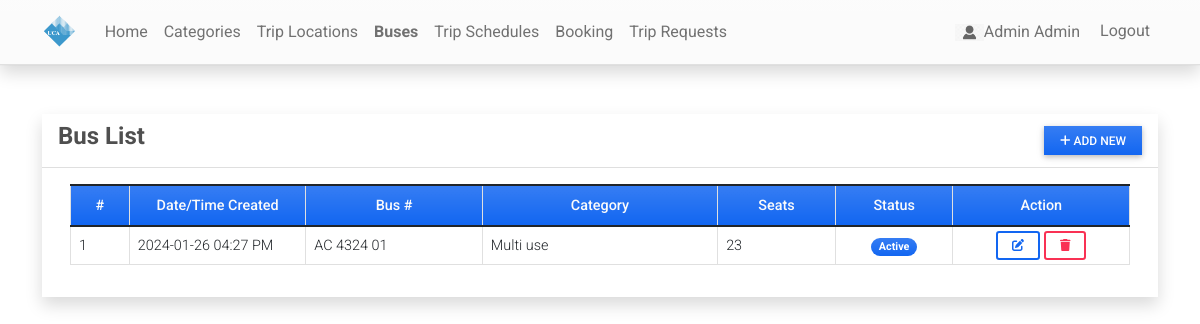
Page /bus (signed in) on the committed database.
### reservationApp/models.py (models this page shows)
class Bus(models.Model):
    category = models.ForeignKey(Category,on_delete=models.CASCADE, blank= True, null = True)
    bus_number = models.CharField(max_length=250)
    seats = models.FloatField(max_length=5, default=0)
    status = models.CharField(max_length=2, choices=(('1','Active'),('2','Inactive')), default=1)
    date_created = models.DateTimeField(default=timezone.now)
    date_updated = models.DateTimeField(auto_now=True)
    def __str__(self):
        return self.bus_number

class Category(models.Model):
    name = models.CharField(max_length=250)
    description = models.TextField()
    status = models.CharField(max_length=2, choices=(('1','Active'),('2','Inactive')), default=1)
    date_created = models.DateTimeField(default=timezone.now)
    date_updated = models.DateTimeField(auto_now=True)
    def __str__(self):
        return self.name

### reservationApp/views.py (the view)
# urls.py: path('bus',views.bus_mgt,name='bus-page'),
@user_passes_test(admin_check)
def bus_mgt(request):
    context['page_title'] = "Buses"
    buses = Bus.objects.all()
    context['buses'] = buses
    return render(request, 'bus_mgt.html', context)

### reservationApp/views.py (called while the page is built)
def admin_check(user):
    return user.is_staff

### reservationApp/templates/bus_mgt.html (shortened to what this page needs)
{% extends 'base.html' %} {% load humanize %} {% block pageContent %}
<div class="col-lg-12 col-md-12 col-sm-12 col-xs-12">
    <div class="card card-default rounded-0 shadow ">
        <div class="card-header">
            <div class="d-flex w-100 align-items-center justify-content-between">
                <h4 class="card-title fw-bold">Bus List</h4>
                <div class="tools">
                    <button type="button" class="btn btn-primary rounded-0 bg-gradient btn-sm" id='add_new'><i class="fa fa-plus"></i> Add New</button>
                </div>
            </div>
        </div>
        <div class="card-body">
            <div class="container-fluid">
                <table class="table table-bordered" id="bus-list">
                    <colgroup>
                        <col width="5%">
                        <col width="15%">
                        <col width="15%">
                        <col width="20%">
                        <col width="10%">
                        <col width="10%">
                        <col width="15%">
                    </colgroup>
                    <thead>
                        <tr class="bg-gradient bg-primary bg-opacity-50 text-light">
                            <th class="px-2 py-2 text-center">#</th>
                            <th class="px-2 py-2 text-center">Date/Time Created</th>
                            <th class="px-2 py-2 text-center">Bus #</th>
                            <th class="px-2 py-2 text-center">Category</th>
                            <th class="px-2 py-2 text-center">Seats</th>
                            <th class="px-2 py-2 text-center">Status</th>
                            <th class="px-2 py-2 text-center">Action</th>
                        </tr>
                    </thead>
                    <tbody>
                        {% for bus in buses %}
                        <tr>
                            <td class="px-2 py-1 align-middle">{{ forloop.counter }}</td>
                            <td class="px-2 py-1 align-middle">{{ bus.date_created|date:"Y-m-d h:i A" }}</td>
                            <td class="px-2 py-1 align-middle">{{ bus }}</td>
                            <td class="px-2 py-1 align-middle">{{ bus.category }}</td>
                            <td class="px-2 py-1 align-middle">{{ bus.seats|floatformat:0|intcomma }}</td>
                            <td class="px-1 py-1 align-middle text-center">
                                {% if bus.status == '1' %}
                                <span class="badge bg-primary bg-gradient rounded-pill px-2">Active</span> {% else %}
                                <span class="badge bg-secondary bg-gradient rounded-pill px-2">Inactive</span> {% endif %}
                            </td>
                            <td class="px-2 py-1 align-middle text-center">
                                <a class="btn btn-outline-primary btn-sm edit-data" href="javascript:void(0)" data-id="{{ bus.pk }}" title="Edit">
                                    <i class="fa fa-edit"></i>
                                </a>
                                <button class="btn btn-outline-danger btn-sm delete-data" type="button" data-id="{{ bus.pk }}" title="Delete">
                                    <i class="fa fa-trash"></i>
                                </button>
                            </td>
                        </tr>
                        {% endfor %}
                    </tbody>
                </table>
            </div>
        </div>
    </div>
</div>
{% endblock pageContent %}

### reservationApp/templates/topNavigation.html (shortened to what this page needs)
{% load static %}
<header>
    <nav class="navbar navbar-expand-lg navbar-light bg-light bg-gradient fixed-top shadow border-bottom">
        <div class="container">
            <a class="navbar-brand" href="{% url 'home-page' %}">
                <img src="{{ MEDIA_URL }}/uploads/logo.png" height="16" alt="{{ MEDIA_URL }}" loading="lazy" style="margin-top: -3px;" />
            </a>
            <div class="collapse navbar-collapse" id="navbarExample01">
                <ul class="navbar-nav me-auto mb-2 mb-lg-0" id="topNav">
                    <li class="nav-item">
                        <a class="nav-link" aria-current="page" href="{% url 'home-page' %}">Home</a>
                    </li>
                    {% if user.is_staff %}
                    <li class="nav-item">
                        <a class="nav-link" aria-current="page" href="{% url 'category-page' %}">Categories</a>
                    </li>
                    <li class="nav-item">
                        <a class="nav-link" aria-current="page" href="{% url 'location-page' %}">Trip Locations</a>
                    </li>
                    <li class="nav-item">
                        <a class="nav-link" aria-current="page" href="{% url 'bus-page' %}">Buses</a>
                    </li>
                    <li class="nav-item">
                        <a class="nav-link" aria-current="page" href="{% url 'schedule-page' %}">Trip Schedules</a>
                    </li>
                     <li class="nav-item">
                        <a class="nav-link" aria-current="page" href="{% url 'booking-page' %}">Booking</a>
                    </li>
                    <li class="nav-item">
                        <a class="nav-link" href="{% url 'trip_request_list' %}">Trip Requests</a>
                      </li>
                    {% endif %}
                </ul>
                <ul class="navbar-nav d-flex flex-row">
                    {% if user.id %} {% if user.profile.user_type == 1 %} {% endif %}
                    <li class="nav-item me-3 me-lg-0">
                        <a class="nav-link" href="{% url 'profile' %}">
                            <span class="me-1"><img src="{{ MEDIA_URL }}/default/images.png" alt="User Avatar" id="user-avatar">{{ user.first_name }} {{user.last_name}}</span>
                        </a>
                    </li>
                    <li class="nav-item me-3 me-lg-0">
                        <a class="nav-link" href="{% url 'logout' %}">Logout</a>
                    </li>
                    {% endif %}
                </ul>
            </div>
        </div>
    </nav>
</header>

### static/assets/default/css/style.css (style rules this page uses)
html, body { height: 100%; width: 100%; max-height: 100%; overflow: auto; display: flex; flex-direction: column; }
body>header { flex-shrink: auto; }
#user-avatar { width: 1.8rem; height: 1.8rem; object-fit: scale-down; object-position: center center; }
.navbar-brand>img { height: 2em; }
.nav-item.active a.nav-link { font-weight: bolder !important; }

### rows in the picture
Bus: date_created "2024-01-26 04:27 PM", bus_number "AC 4324 01", category "Multi use", seats "23", status "Active"

### other values in the picture
{{ user.first_name }} "Admin"
{{ user.last_name }} "Admin"
